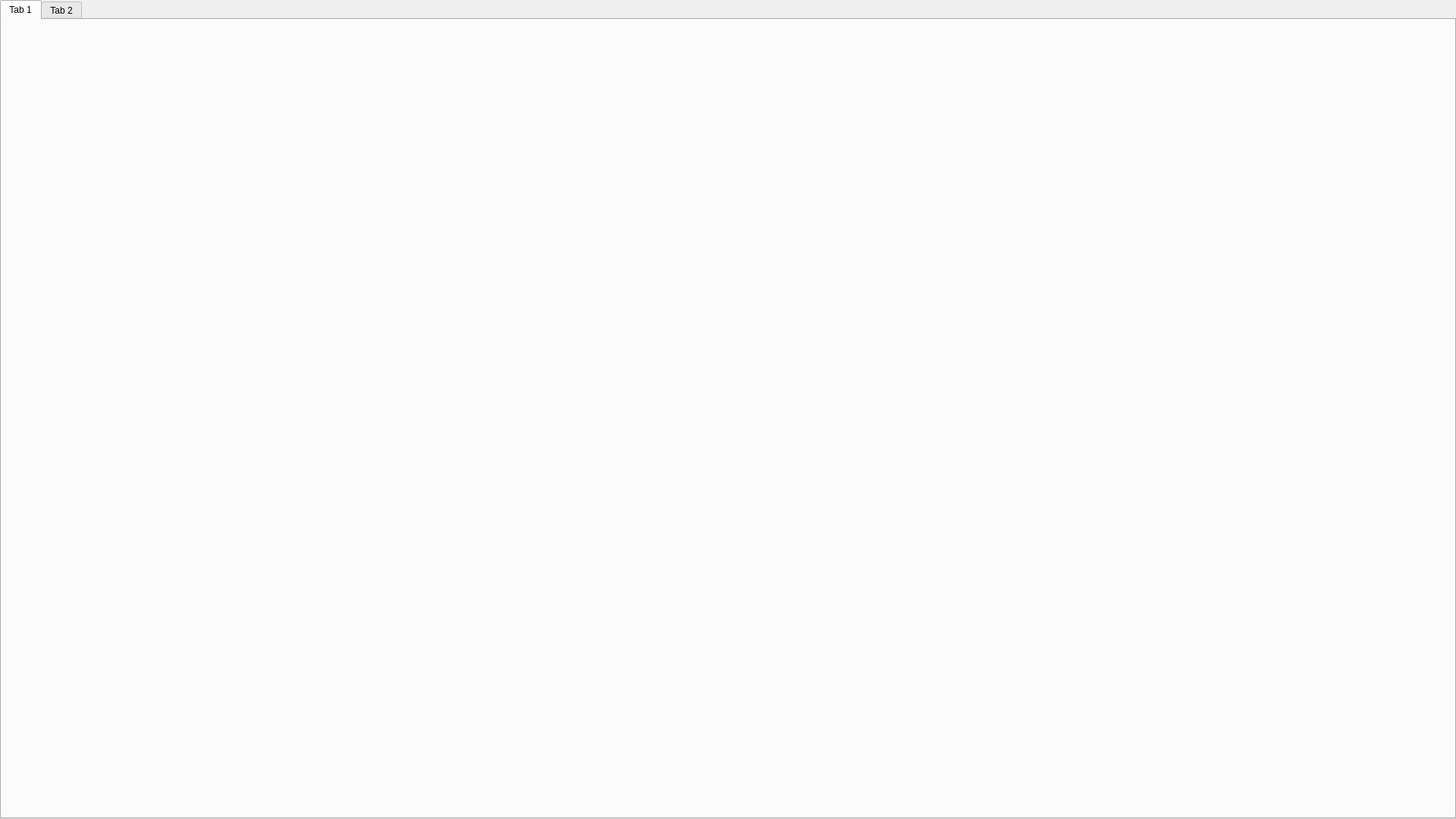
<?xml version="1.0" encoding="UTF-8"?>
<ui version="4.0">
 <class>ExternalAppWindow</class>
 <widget class="QMainWindow" name="ExternalAppWindow">
  <property name="geometry">
   <rect>
    <x>0</x>
    <y>0</y>
    <width>1920</width>
    <height>1080</height>
   </rect>
  </property>
  <property name="sizePolicy">
   <sizepolicy hsizetype="Expanding" vsizetype="Expanding">
    <horstretch>0</horstretch>
    <verstretch>0</verstretch>
   </sizepolicy>
  </property>
  <property name="minimumSize">
   <size>
    <width>1920</width>
    <height>1080</height>
   </size>
  </property>
  <property name="maximumSize">
   <size>
    <width>1920</width>
    <height>1080</height>
   </size>
  </property>
  <property name="windowTitle">
   <string>MainWindow</string>
  </property>
  <property name="layoutDirection">
   <enum>Qt::LeftToRight</enum>
  </property>
  <property name="dockOptions">
   <set>QMainWindow::AnimatedDocks</set>
  </property>
  <widget class="QWidget" name="centralwidget">
   <property name="sizePolicy">
    <sizepolicy hsizetype="Expanding" vsizetype="Expanding">
     <horstretch>0</horstretch>
     <verstretch>0</verstretch>
    </sizepolicy>
   </property>
   <property name="minimumSize">
    <size>
     <width>1920</width>
     <height>1080</height>
    </size>
   </property>
   <property name="maximumSize">
    <size>
     <width>1920</width>
     <height>1080</height>
    </size>
   </property>
   <layout class="QVBoxLayout" name="verticalLayout">
    <property name="spacing">
     <number>0</number>
    </property>
    <property name="leftMargin">
     <number>0</number>
    </property>
    <property name="topMargin">
     <number>0</number>
    </property>
    <property name="rightMargin">
     <number>0</number>
    </property>
    <property name="bottomMargin">
     <number>0</number>
    </property>
    <item>
     <widget class="QTabWidget" name="tabWidget">
      <property name="currentIndex">
       <number>0</number>
      </property>
      <widget class="QWidget" name="tab">
       <attribute name="title">
        <string>Tab 1</string>
       </attribute>
      </widget>
      <widget class="QWidget" name="tab_2">
       <attribute name="title">
        <string>Tab 2</string>
       </attribute>
      </widget>
     </widget>
    </item>
   </layout>
  </widget>
 </widget>
 <resources/>
 <connections/>
</ui>
